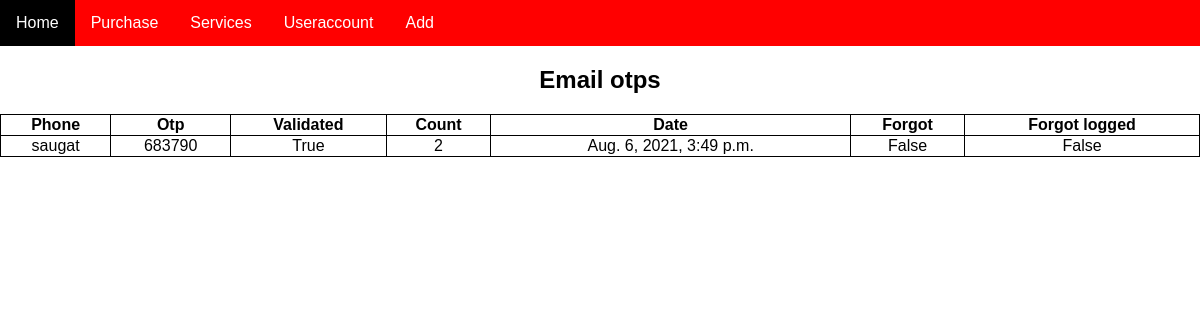
/email_otps/, run on the app's committed database.
### ttruckapp/models.py (models this page shows)
class Email_otps(models.Model):
    phone = models.ForeignKey(Customers, on_delete=models.CASCADE)
    otp = models.IntegerField()
    validated = models.BooleanField()
    count = models.IntegerField()
    date = models.DateTimeField(auto_now_add=True)
    forgot = models.BooleanField()
    forgot_logged = models.BooleanField()

class Customers(models.Model):
    customer = models.CharField(max_length=100)
    phone = models.IntegerField()
    def __str__(self):
        return self.customer

### ttruckapp/views.py (the view)
# urls.py: path('email_otps/', views.email_otps, name='email_otps'),
def email_otps(request):
    email_otps = Email_otps.objects.all()
    context = {'email_otps': email_otps}
    return render(request, 'email_otps.html', context)

### ttruckapp/templates/email_otps.html (shortened to what this page needs)
{% extends 'base.html' %}
{% block content %}
<h2>Email otps</h2>
    <table class="table table-striped">
        <tr>
            <th>Phone</th>
            <th>Otp</th>
            <th>Validated</th>
            <th>Count</th>
            <th>Date</th>
            <th>Forgot</th>
            <th>Forgot logged</th>
        </tr>
    {% for email_otps in email_otps %}
    <tr>
        <td style="text-align:center">{{email_otps.phone}}</td>
        <td style="text-align:center">{{email_otps.otp}}</td>
        <td style="text-align:center">{{email_otps.validated}}</td>
        <td style="text-align:center">{{email_otps.count}}</td>
        <td style="text-align:center">{{email_otps.date}}</td>
        <td style="text-align:center">{{email_otps.forgot}}</td>
        <td style="text-align:center">{{email_otps.forgot_logged}}</td>
    </tr>
    {% endfor %}
    </table>
{% endblock content %}

### templates/base.html (style rules this page uses)
body { font-family: Arial, Helvetica, sans-serif; margin: 0; }

### ttruckapp/templates/email_otps.html (style rules this page uses)
table { width: 100%; }
h2 { text-align: center }
table, th, td { border: 1px solid black; border-collapse: collapse; }

### data on the page
Email_otps: phone "saugat", otp "683790", validated "True", count "2", date "Aug. 6, 2021, 3:49 p.m.", forgot "False", forgot_logged "False"
